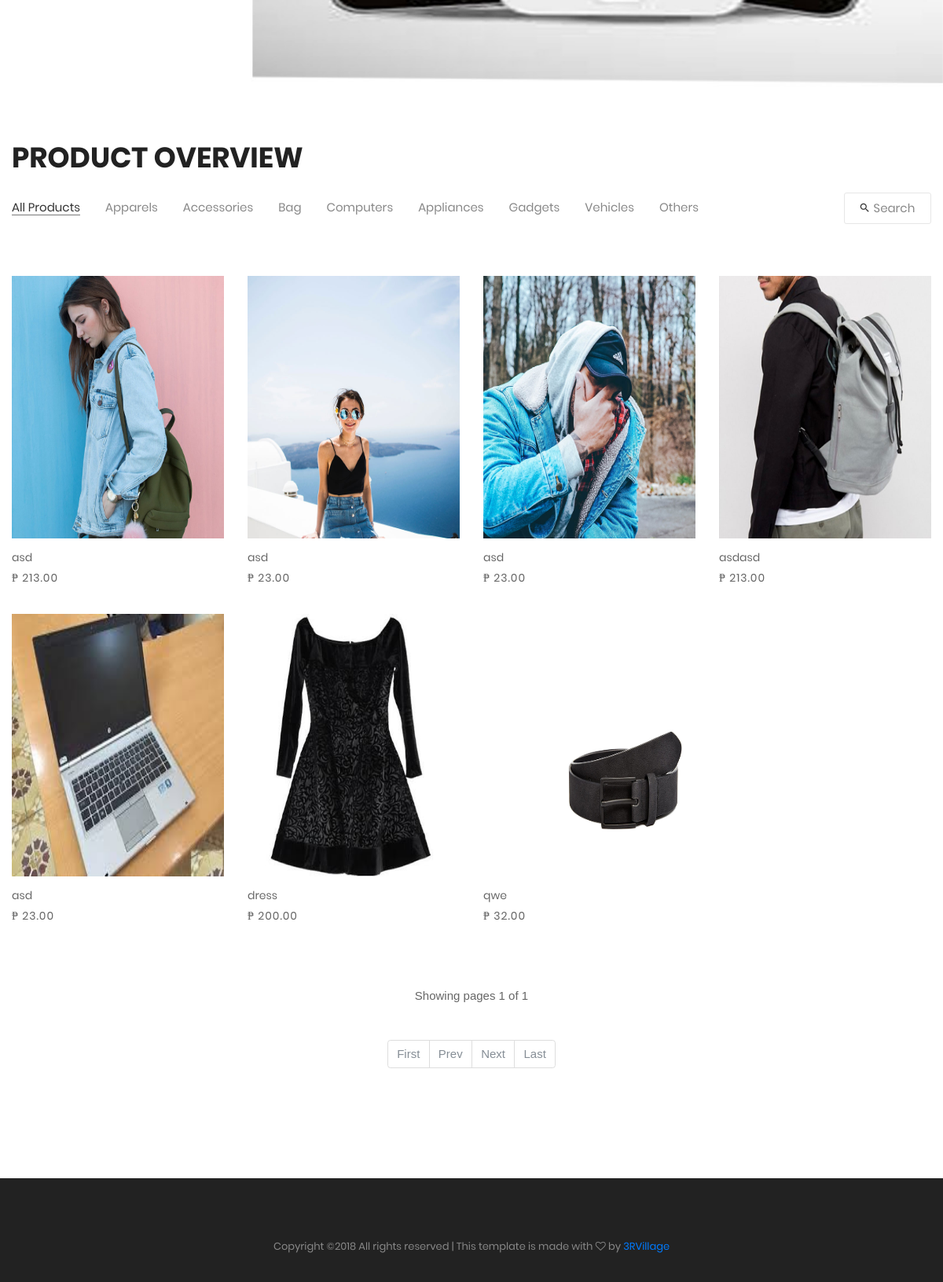
Page /index.php?display=all_products (lower part) on the earlier database version.
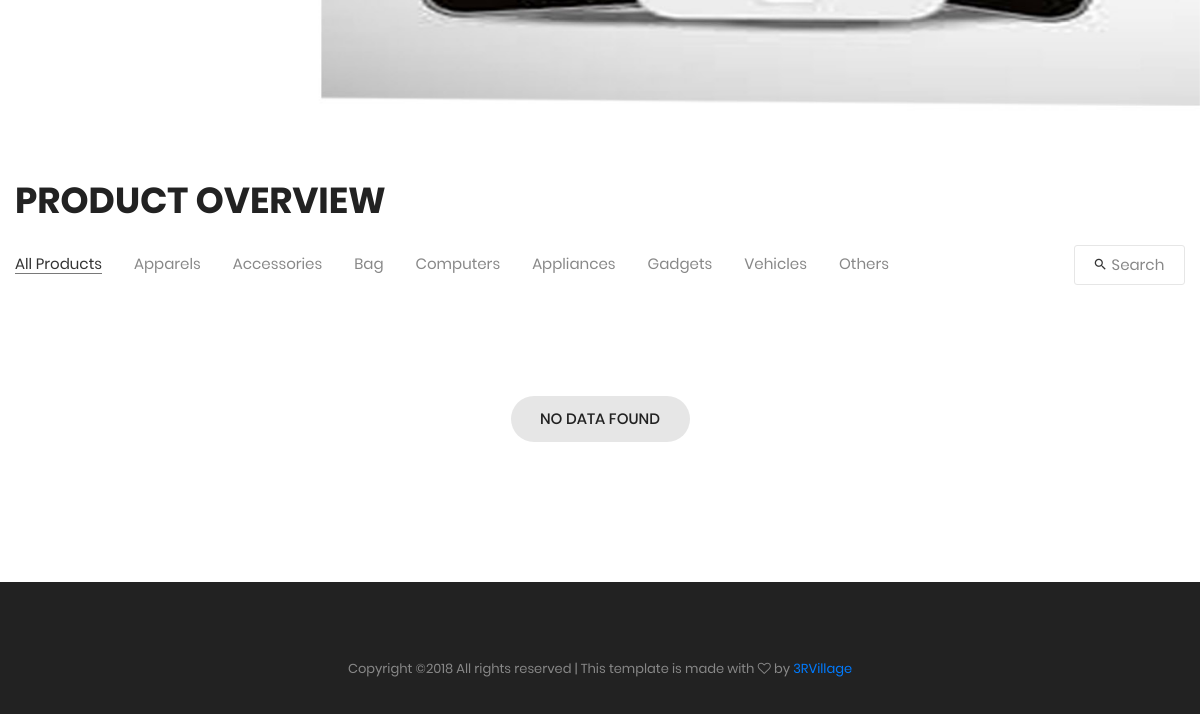
Same page on the later database version.
### tables this page shows
CREATE TABLE `itemsell` (
  `ItemSellID` int(11) NOT NULL,
  `SItemTitle` varchar(50) NOT NULL,
  `SItemCat` varchar(50) NOT NULL,
  `SItemDesc` varchar(255) NOT NULL,
  `SItemLocation` varchar(255) NOT NULL,
  `SItemPrice` decimal(10,2) NOT NULL,
  `ExpectedPrice` decimal(10,2) NOT NULL,
  `SItemStyle` varchar(255) NOT NULL,
  `SItemBrand` varchar(255) NOT NULL,
  `SItemColor` varchar(255) NOT NULL,
  `SItemImages1` varchar(255) NOT NULL,
  `SItemPosted` timestamp NOT NULL DEFAULT CURRENT_TIMESTAMP,
  `UpdatedDate` datetime DEFAULT NULL,
  `accountid` int(11) NOT NULL,
  `SItemStatus` int(11) NOT NULL DEFAULT '1'
);

### public/products.php (the view, shortened to what this page needs)
<?php
 if(!isset($_GET['page']) || $_GET['page'] <=0 || !is_numeric($_GET['page'])){
       $page = 1;
     }else{
       $page = $_GET['page'];
     }
   function paginationAll($table,$field,$field1Ans,$page,$offset,$limit,$order,$sort,$add){
       include('connection.php');
     $arrayData = [];
     $sql = mysqli_query($conn,"SELECT COUNT(*) FROM $table WHERE $field = '$field1Ans'");
     $totalPage = mysqli_fetch_array($sql)[0];
     $totalPages = ceil($totalPage/$limit);
     $offset = ($page-1) * $limit;
     $first = ($page <= 1)?"disabled":"";
     $prevLI = ($page <= 1)?"disabled":"";
     $prevLink = ($prevLI == "disabled")?"#":"?page=".($page-1)."".$add;
     $nextLI = ($page >= $totalPages)?"disabled":"";
     $nextLink = ($nextLI == "disabled")?"#":"?page=".($page+1)."".$add;
     $lastLI = ($page >= $totalPages)?"disabled":"";
     $lastLink = ($lastLI == "disabled")?"#":"?page=".$totalPages."".$add;
     $pagination = '
       <nav>
         <ul class="pagination">
           <li class="page-item '.$first.'"><a class="page-link" href="?page=1'.$add.'">First</a></li>
           <li class="page-item '.$prevLI.'"><a class="page-link" href="'.$prevLink.'">Prev</a></li>
           <li class="page-item '.$nextLI.'"><a class="page-link" href="'.$nextLink.'">Next</a></li>
           <li class="page-item '.$lastLI.'"><a class="page-link" href="'.$lastLink.'">Last</a></li>
         </ul>
       </nav>
       ';
     if(is_numeric($page)){
        $sql = mysqli_query($conn,"SELECT * FROM $table WHERE $field = '$field1Ans' ORDER BY $order $sort LIMIT $offset,$limit");
        while ($row = mysqli_fetch_assoc($sql)){
         $arrayData[] = $row;
        }
     }
     return json_encode(array("pagination"=>$pagination,"data"=>$arrayData,"showing"=>$page,"all"=>$totalPages));
   }
   if($_GET['display'] != "all_products"){
     $dataAll = json_decode(pagination("itemsell","SItemStatus",1,"SItemCat",$category,$page,1,12,"ItemSellID","DESC","&display=".$_GET['display']),true);
   }else{
      $dataAll = json_decode(paginationAll("itemsell","SItemStatus",1,$page,1,12,"ItemSellID","DESC","&display=".$_GET['display']),true);
   }
 ?>
<section class="bg0 p-t-23 p-b-140" id="products">
	<div class="container">
		<div class="p-b-10">
			<h3 class="ltext-103 cl5">
				Product Overview
			</h3>
		</div>
			<div class="flex-w flex-sb-m p-b-52">
	        <div class="flex-w flex-l-m filter-tope-group m-tb-10">
	          <a class="stext-106 cl6 hov1 bor3 trans-04 m-r-32 m-tb-5 how-active1" href="?display=all_products#products" data-filter="*">
	            All Products
	          </a>
	          <a class="stext-106 cl6 hov1 bor3 trans-04 m-r-32 m-tb-5" href="?display=apparels#products" data-filter=".apparels">
	            Apparels
	          </a>
	          <a class="stext-106 cl6 hov1 bor3 trans-04 m-r-32 m-tb-5" href="?display=accessories#products" data-filter=".accessories">
	            Accessories
	          </a>
	          <a class="stext-106 cl6 hov1 bor3 trans-04 m-r-32 m-tb-5" href="?display=bag#products" data-filter=".bag">
	            Bag
	          </a>
	          <a class="stext-106 cl6 hov1 bor3 trans-04 m-r-32 m-tb-5" href="?display=computers#products" data-filter=".computers">
	            Computers
	          </a>
	          <a class="stext-106 cl6 hov1 bor3 trans-04 m-r-32 m-tb-5" href="?display=appliances#products" data-filter=".appliances">
	            Appliances
	          </a>
	          <a class="stext-106 cl6 hov1 bor3 trans-04 m-r-32 m-tb-5" href="?display=gadgets#products" data-filter=".gadgets">
	            Gadgets
	          </a>
	          <a class="stext-106 cl6 hov1 bor3 trans-04 m-r-32 m-tb-5" href="?display=vehicles#products" data-filter=".vehicles">
	            Vehicles
	          </a>
	          <a class="stext-106 cl6 hov1 bor3 trans-04 m-r-32 m-tb-5" href="?display=others#products" data-filter=".others">
	            Others
	          </a>
	        </div>
			<div class="flex-w flex-c-m m-tb-10">
				<div class="flex-c-m stext-106 cl6 size-105 bor4 pointer hov-btn3 trans-04 m-tb-4 js-show-search">
					<i class="icon-search cl2 m-r-6 fs-15 trans-04 zmdi zmdi-search"></i>
					Search
				</div>
			</div>
		</div>
		<?php
		$builder = $dom = null;
	    foreach ($dataAll['data'] as $value) {
          $builder =
	    	'
	    	<div class="col-sm-6 col-md-4 col-lg-3 p-b-35 isotope-item '.$linkClass.'">
				<div class="block2">
					<div class="block2-pic hov-img0">
					<img src="../upload/'.$value['SItemImages1'].'" height="334" width="270"/>
						<a href="#" class="block2-btn flex-c-m stext-103 cl2 size-102 bg0 bor2 hov-btn1 p-lr-15 trans-04 js-show-modal1 prevITEM">
							Preview Item
						</a>
						<input type="hidden" name="itemsellID" value="'.$value['ItemSellID'].'">
					</div>
					<div class="block2-txt flex-w flex-t p-t-14">
						<div class="block2-txt-child1 flex-col-l ">
							<a class="stext-104 cl4 hov-cl1 trans-04 js-name-b2 p-b-6">
								'.$value['SItemTitle'].'
							</a>
							<span class="stext-105 cl3">
								₱ '.number_format($value['SItemPrice'], 2, '.', ',').'
							</span>
						</div>
					</div>
				</div>
			</div>
	    	';
	    	$dom = $dom."".$builder;
	 	}
	 	?>
	 	<div id="searchQueryRes" class="row isotope-grid">
			<?php echo $dom; ?>
		</div>
	</div>
		<div class="flex-c-m flex-w w-full p-t-45">
       <?php
               if($dataAll['all'] == 0){
                 echo '<div class="flex-c-m stext-101 cl5 size-103 bg2 bor1 ">No Data Found</div>';
               }
               else{
               echo "Showing pages ".$dataAll['showing']." of ".$dataAll['all'];
               ?>
               <div class="flex-c-m flex-w w-full p-t-45">
                 <?php
                     echo $dataAll['pagination'];
               }
            ?>
     </div>
</section>

### public/index.php (shortened to what this page needs)
<?php
	$linkClass = null;
  if(isset($_GET['display'])){
    $getData = htmlentities($_GET['display']);
      switch ($getData) {
      case 'all_products':
        $category = null;
        $linkClass = '*';
        break;
      }
  }
  ?>
<!DOCTYPE html>
<html lang="en">
<head>
	<?php include('link.php');?>
	</head>
<body class="animsition">
		<?php
		include('slider.php');
	    include('products.php');
		include('footer.php');
	?>
</body>
</html>

### public/link.php (shortened to what this page needs)
<link rel="stylesheet" type="text/css" href="../vendor/bootstrap/css/bootstrap.min.css">
<link rel="stylesheet" type="text/css" href="../fonts/font-awesome-4.7.0/css/font-awesome.min.css">
<link rel="stylesheet" type="text/css" href="../fonts/iconic/css/material-design-iconic-font.min.css">
<link rel="stylesheet" type="text/css" href="../fonts/linearicons-v1.0.0/icon-font.min.css">
<link rel="stylesheet" type="text/css" href="../vendor/animate/animate.css">
<link rel="stylesheet" type="text/css" href="../vendor/css-hamburgers/hamburgers.min.css">
<link rel="stylesheet" type="text/css" href="../vendor/animsition/css/animsition.min.css">
<link rel="stylesheet" type="text/css" href="../vendor/select2/select2.min.css">
<link rel="stylesheet" type="text/css" href="../vendor/daterangepicker/daterangepicker.css">
<link rel="stylesheet" type="text/css" href="../vendor/slick/slick.css">
<link rel="stylesheet" type="text/css" href="../vendor/MagnificPopup/magnific-popup.css">
<link rel="stylesheet" type="text/css" href="../vendor/perfect-scrollbar/perfect-scrollbar.css">
<link rel="stylesheet" type="text/css" href="../css/util.css">
<link rel="stylesheet" type="text/css" href="../css/main.css">
<link rel="stylesheet" type="text/css" href="../css/toastr.min.css">
<link rel="stylesheet" type="text/css" href="../js/toastr.min.js">

### public/slider.php (shortened to what this page needs)
<section class="section-slide">
	<div class="wrap-slick1">
		<div class="slick1">
			<div class="item-slick1" style="background-image: url(../images/try1.jpg);">
				<div class="container h-full">
					<div class="flex-col-l-m h-full p-t-100 p-b-30 respon5">
					</div>
				</div>
			</div>
		</div>
	</div>
</section>

### public/footer.php (shortened to what this page needs)
	<footer class="bg3 p-t-75 p-b-32">
				<p class="stext-107 cl6 txt-center">
Copyright &copy;<script>document.write(new Date().getFullYear());</script> All rights reserved | This template is made with <i class="fa fa-heart-o" aria-hidden="true"></i> by <a href="#">3RVillage</a>
				</p>
	</footer>

### css/main.css (style rules this page uses)
.container { max-width: 1380px; }
@media (max-width: 1600px) { .container { max-width: 1200px; } }
.slick-slide { outline: none !important; }
.wrap-slick1 { position: relative; }
.item-slick1 { height: calc(100vh - 40px); background-size: cover; background-repeat: no-repeat; background-position: center center; }
.cl2 { color: #333; }
.cl5 { color: #222; }
.cl6 { color: #888; }
.stext-101 { font-family: Poppins-Medium; font-size: 15px; line-height: 1.466667; text-transform: uppercase; }
.stext-106 { font-family: Poppins-Regular; font-size: 15px; line-height: 1.2; }
.stext-107 { font-family: Poppins-Regular; font-size: 13px; line-height: 1.923; }
.ltext-103 { font-family: Poppins-Bold; font-size: 36px; line-height: 1.1; text-transform: uppercase; }
.size-103 { min-width: 179px; height: 46px; }
.size-105 { min-width: 111px; height: 40px; }
.bg0 { background-color: #fff; }
.bg2 { background-color: #e6e6e6; }
.bg3 { background-color: #222; }
.bor1 { border-radius: 23px; }
.bor3 { border-bottom: 1px solid transparent; }
.bor4 { border: 1px solid #e6e6e6; border-radius: 3px; }
.how-active1 { color: #333; border-color: #797979; }
.block2-pic { position: relative; }
.block2-txt-child1 { width: calc(100% - 30px); }
.cl3 { color: #666; }
.cl4 { color: #999; }
.stext-104 { font-family: Poppins-Regular; font-size: 14px; line-height: 1.466667; }
.stext-105 { font-family: Poppins-Regular; font-size: 14px; line-height: 1.466667; letter-spacing: 1px; }
.hov-img0 { display: block; overflow: hidden; }
.hov-img0 img { width: 100%; -webkit-transition: transform 0.9s ease; -o-transition: transform 0.9s ease; -moz-transition: transform 0.9s ease; transition: transform 0.9s ease; }

Differences in the rows shown:
removed itemsell: SItemImages1 (picture), SItemTitle "asd", SItemPrice "213.00"
removed itemsell: SItemImages1 (picture), SItemTitle "asd", SItemPrice "23.00"
removed itemsell: SItemImages1 (picture), SItemTitle "asd", SItemPrice "23.00"
removed itemsell: SItemImages1 (picture), SItemTitle "asdasd", SItemPrice "213.00"
removed itemsell: SItemImages1 (picture), SItemTitle "asd", SItemPrice "23.00"
removed itemsell: SItemImages1 (picture), SItemTitle "dress", SItemPrice "200.00"
removed itemsell: SItemImages1 (picture), SItemTitle "qwe", SItemPrice "32.00"
Other differences:
$dataAll['showing']: "1" → (not shown)
$dataAll['all']: "1" → (not shown)
text no longer shown: "₱ ₱ ₱ ₱ ₱ ₱ ₱ Showing pages of First Prev Next Last"
text now shown: "NO DATA FOUND"
